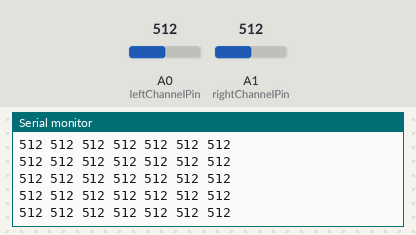
Bench run of a sketch on a simulated Arduino Uno, built with avr-gcc and run on an emulated ATmega328P. On the bench: the last lines printed to the serial monitor. Inputs (shaded band) come from the test bench; at power-on: A0 (leftChannelPin) = 512, A1 (rightChannelPin) = 512.

Above: at 2.7 s.
2.8 s: A0 (leftChannelPin) set to 982
At 2.89 s:
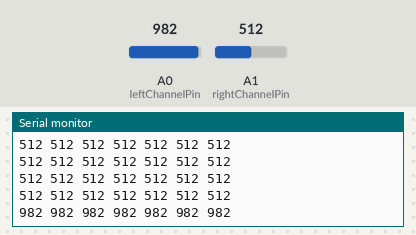
5.8 s: A0 (leftChannelPin) set to 1013
At 5.88 s:
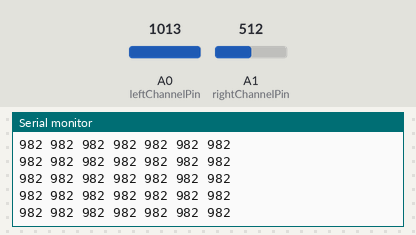
Timing chart, 0 to 8.8 s (numbered marks = the images above; inputs shaded):
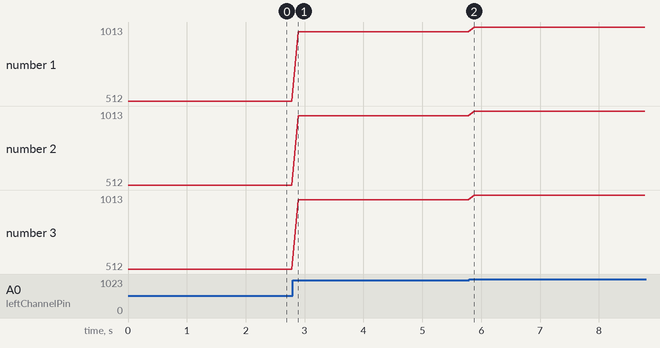

The sketch:

msgeq7.ino
```cpp
#define leftChannelPin 0
#define rightChannelPin 1
#define strobePin PD2
#define resetPin PD3

uint16_t spectrumLeftValue[7];
uint16_t spectrumRightValue[7];
uint8_t filter = 80;

void setup() {
  Serial.begin(9600);         //needed to output the values of the frequencies bands on the serial monitor
  DDRC &= ~(1 << PC0) & ~(1 << PC1);
  DDRD |= (1 << strobePin) | (1 << resetPin);
  MSGEQ7_reset();
}

uint8_t a = 1;
uint8_t a1 = 1;
uint8_t a2 = 1;
uint8_t a3 = 1;
uint8_t a4 = 1;
uint8_t a31 = 1;
uint8_t a42 = 1;
void loop() {
  //MSGEQ7_reset();
  MSGEQ7_read();
  delay(100);
}


void MSGEQ7_reset() {
  PORTD &= ~(1 << resetPin);  //init with STROBE and RESET low
  PORTD &= ~(1 << strobePin);

  PORTD |= (1 << resetPin) ; //set RESET high
  PORTD |= (1 << strobePin); //set STROBE high
  delayMicroseconds(18); //delay 18us for STROBE high (see timing diagram)

  PORTD &= ~(1 << strobePin); //set STROBE low
  delayMicroseconds(54); //delay 54us (tss 72us) for STROBE low (see timing diagram)

  PORTD &= ~(1 << resetPin); //set RESET low
  PORTD |= (1 << strobePin); //set STROBE high
  delayMicroseconds(18); //delay 18us for STROBE high (see timing diagram)
}


void MSGEQ7_read() {
  for (uint8_t i = 0; i < 7; i++) {
    PORTD &= ~(1 << strobePin); //set STROBE low
    delayMicroseconds(36); // to = 36 us (see timing diagram)
    spectrumLeftValue[i] = analogRead(leftChannelPin);
    spectrumRightValue[i] = analogRead(rightChannelPin);

    if (spectrumLeftValue[i] < filter) {
      //spectrumLeftValue[i] = 0;
    }
    if (spectrumRightValue[i] < filter) {
      //spectrumRightValue[i] = 0;
    }

    //spectrumLeftValue[i] = map(spectrumLeftValue[i], 0, 1023, 0, 255);
    //spectrumRightValue[i] = map(spectrumRightValue[i], 0, 1023, 0, 255);

    PORTD |= (1 << strobePin); //set STROBE high
    delayMicroseconds(36); // tss = 72 us (see timing diagram)

    Serial.print(spectrumLeftValue[i]);
    //Serial.print(":");
    //Serial.print(spectrumRightValue[i]);
    Serial.print(" ");
  }

  Serial.print("\n");
}
```

Measured:
- after the input at 2.8 s, the serial monitor: prints a new line after 0.09 s (image 1)
- plotted number 1: 512 → 982 after the input at 2.8 s, 982 → 1013 after the input at 5.8 s
- plotted number 2: 512 → 982 after the input at 2.8 s, 982 → 1013 after the input at 5.8 s
- plotted number 3: 512 → 982 after the input at 2.8 s, 982 → 1013 after the input at 5.8 s
